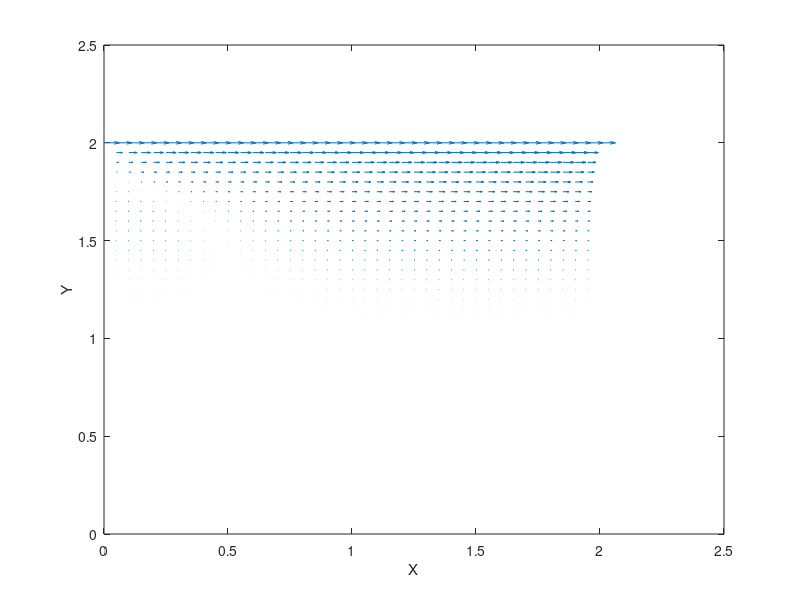

This chart was generated by the following MATLAB code:
% variable declarations
nx = 41;
ny = 41;
nt = 500;
nit = 50;
c = 1;
dx = 2 / (nx - 1);
dy = 2 / (ny - 1);
x = linspace(0, 2, nx);
y = linspace(0, 2, ny);
[X, Y] = meshgrid(x, y);

rho = 1;
nu = 0.1;
dt = 0.001;

u = zeros(ny, nx);
v = zeros(ny, nx);
p = zeros(ny, nx);
b = zeros(ny, nx);

% build up b
b(2:end-1, 2:end-1) = rho * (1 / dt * ((u(2:end-1, 3:end) - u(2:end-1, 1:end-2)) / (2 * dx) + (v(3:end, 2:end-1) - v(1:end-2, 2:end-1)) / (2 * dy)) - ...
                              ((u(2:end-1, 3:end) - u(2:end-1, 1:end-2)) / (2 * dx)) .^ 2 - ...
                              2 * ((u(3:end, 2:end-1) - u(1:end-2, 2:end-1)) / (2 * dy) .* (v(2:end-1, 3:end) - v(2:end-1, 1:end-2)) / (2 * dx)) - ...
                              ((v(3:end, 2:end-1) - v(1:end-2, 2:end-1)) / (2 * dy)) .^ 2);

% pressure poisson
pn = zeros(size(p));
pn = p;

for q = 1:nit
    pn = p;
    p(2:end-1, 2:end-1) = (((pn(2:end-1, 3:end) + pn(2:end-1, 1:end-2)) * dy^2 + ...
                         (pn(3:end, 2:end-1) + pn(1:end-2, 2:end-1)) * dx^2) / ...
                         (2 * (dx^2 + dy^2)) - ...
                         dx^2 * dy^2 / (2 * (dx^2 + dy^2)) * ...
                         b(2:end-1, 2:end-1));

    p(:, end) = p(:, end-1); % dp/dx = 0 at x = 2
    p(1, :) = p(2, :);      % dp/dy = 0 at y = 0
    p(:, 1) = p(:, 2);      % dp/dx = 0 at x = 0
    p(end, :) = 0;          % p = 0 at y = 2
end

% cavity flow
un = zeros(size(u));
vn = zeros(size(v));
b = zeros(ny, nx);

for n = 1:nt
    un = u;
    vn = v;
    
    
    u(2:end-1, 2:end-1) = (un(2:end-1, 2:end-1) - ...
                         un(2:end-1, 2:end-1) * dt / dx * ...
                        (un(2:end-1, 2:end-1) - un(2:end-1, 1:end-2)) - ...
                         vn(2:end-1, 2:end-1) * dt / dy * ...
                        (un(2:end-1, 2:end-1) - un(1:end-2, 2:end-1)) - ...
                         dt / (2 * rho * dx) * (p(2:end-1, 3:end) - p(2:end-1, 1:end-2)) + ...
                         nu * (dt / dx^2 * ...
                        (un(2:end-1, 3:end) - 2 * un(2:end-1, 2:end-1) + un(2:end-1, 1:end-2)) + ...
                         dt / dy^2 * ...
                        (un(3:end, 2:end-1) - 2 * un(2:end-1, 2:end-1) + un(1:end-2, 2:end-1))));

    v(2:end-1, 2:end-1) = (vn(2:end-1, 2:end-1) - ...
                        un(2:end-1, 2:end-1) * dt / dx * ...
                       (vn(2:end-1, 2:end-1) - vn(2:end-1, 1:end-2)) - ...
                        vn(2:end-1, 2:end-1) * dt / dy * ...
                       (vn(2:end-1, 2:end-1) - vn(1:end-2, 2:end-1)) - ...
                        dt / (2 * rho * dy) * (p(3:end, 2:end-1) - p(1:end-2, 2:end-1)) + ...
                        nu * (dt / dx^2 * ...
                       (vn(2:end-1, 3:end) - 2 * vn(2:end-1, 2:end-1) + vn(2:end-1, 1:end-2)) + ...
                        dt / dy^2 * ...
                       (vn(3:end, 2:end-1) - 2 * vn(2:end-1, 2:end-1) + vn(1:end-2, 2:end-1))));

    u(1,:) = 0;
    u(:,1) = 0;
    u(:,end) = 0;
    u(end,:) = 1;  % set velocity on cavity lid equal to 1
    v(1,:) = 0;
    v(end,:) = 0;
    v(:,1) = 0;
    v(:,end) = 0;
end

figure;
% plotting velocity field
quiver(X(1:3:end, 1:3:end), Y(1:3:end, 1:3:end), u(1:3:end, 1:3:end), v(1:3:end, 1:3:end));
xlabel('X')
ylabel('Y')
quiver(X, Y, u, v);
xlabel('X')
ylabel('Y')
